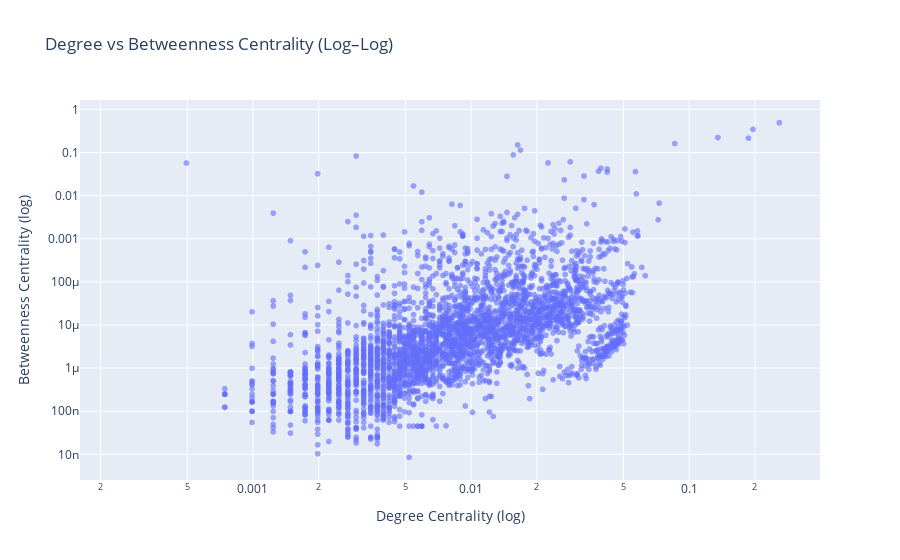

The notebook cell this image was saved under:
### Code cell
import plotly.express as px

fig = px.scatter(
    centrality_df,
    x="degree_centrality",
    y="betweenness",
    log_x=True,
    log_y=True,
    title="Degree vs Betweenness Centrality (Log–Log)",
    labels={
        "degree_centrality": "Degree Centrality (log)",
        "betweenness": "Betweenness Centrality (log)"
    }
)

fig.update_traces(marker=dict(size=6, opacity=0.6))
fig.show()

### Figure 1 — Plotly figure (JSON) as saved in the notebook; plotly's stock layout.template omitted (floating-point values rounded to 4 significant figures; data arrays with more than 128 entries replaced by an {"elided": "..."} marker saying what was removed)
{"data": [{"hovertemplate": "Degree Centrality (log)=%{x}<br>Betweenness Centrality (log)=%{y}<extra></extra>", "legendgroup": "", "marker": {"color": "#636efa", "opacity": 0.6, "size": 6, "symbol": "circle"}, "mode": "markers", "name": "", "showlegend": false, "type": "scattergl", "x": {"elided": "4039 float values"}, "xaxis": "x", "y": {"elided": "4039 float values"}, "yaxis": "y"}], "layout": {"legend": {"tracegroupgap": 0}, "title": {"text": "Degree vs Betweenness Centrality (Log–Log)"}, "xaxis": {"anchor": "y", "domain": [0, 1], "title": {"text": "Degree Centrality (log)"}, "type": "log"}, "yaxis": {"anchor": "x", "domain": [0, 1], "title": {"text": "Betweenness Centrality (log)"}, "type": "log"}}}
